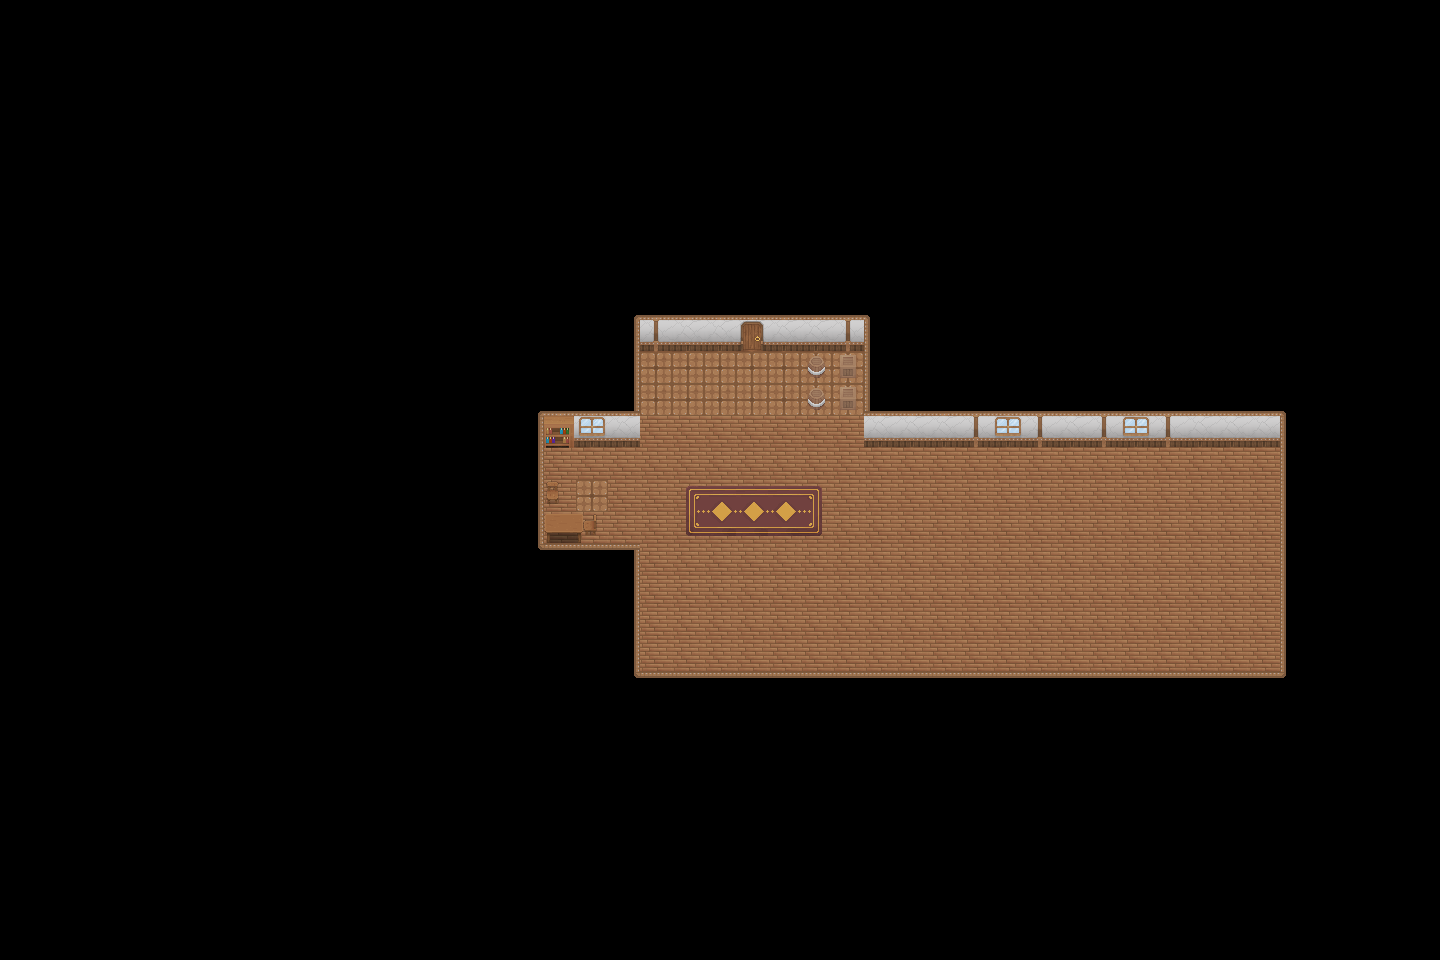

A level layout from a 2D game, rendered from its tile map. Below: a short description, then the map file with tile-grid data replaced by summaries:
An orthogonal 45x30 tile map with 32x32 px tiles, 3 tile layers (background, devant, devant1).

<map version="1.10" tiledversion="1.10.2" orientation="orthogonal" renderorder="right-down" width="45" height="30" tilewidth="32" tileheight="32" infinite="0" nextlayerid="5" nextobjectid="3">
 <tileset firstgid="1" name="Full" tilewidth="32" tileheight="32" tilecount="64" columns="8">
  <image source="Full.png" width="256" height="256" />
 </tileset>
 <layer id="1" name="background" width="45" height="30">
  <data>[1350 cells, 251 non-empty, 18 distinct tile ids]</data>
 </layer>
 <objectgroup id="4" name="Calque d'Objets 1" />
 <layer id="2" name="devant" width="45" height="30">
  <data>[1350 cells, 36 non-empty, 20 distinct tile ids]</data>
 </layer>
 <layer id="3" name="devant1" width="45" height="30">
  <data>[1350 cells, 1 non-empty, 1 distinct tile ids]</data>
 </layer>
</map>
